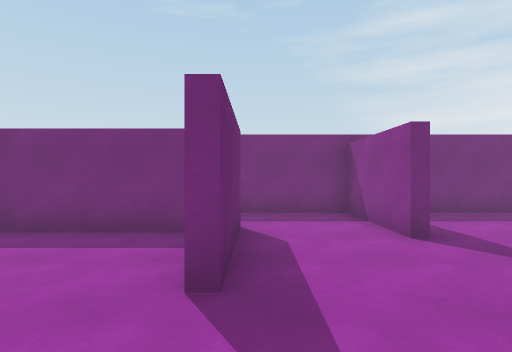
[1] (above)

21 first-person views from a walk through a 3-D level made in the Unity game engine. The camera is 1.4 m above the floor, looks level and sees 80° across. The floor is counted in squares, 1.51 m on a side. Each view is taken from the middle of a square. On the plan, view 1 faces up. The plan holds only what a view shows up to about 12 squares ahead; the rest is blank. The place goes on beyond the plan. The player is left out. Some animated figures are left out.

[2]
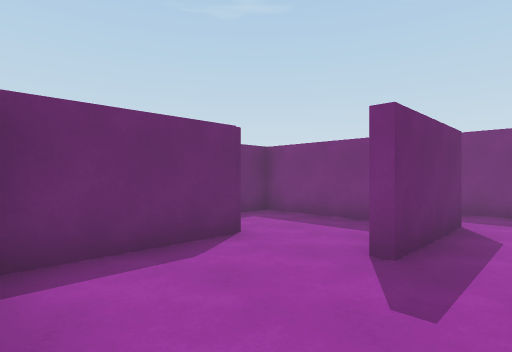

[3]
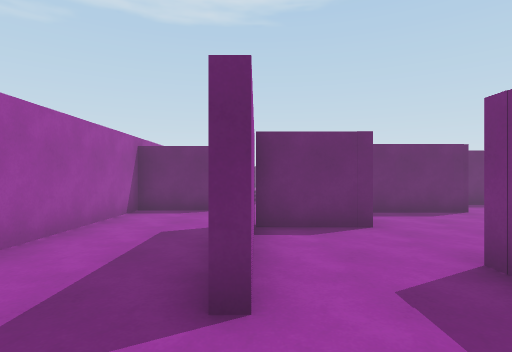

[4]
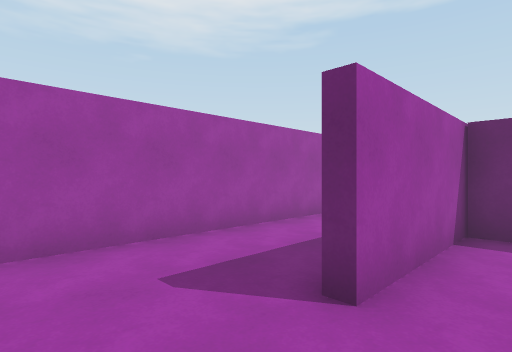

[5]
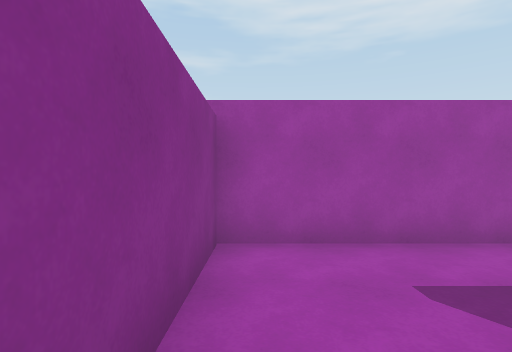

[6]
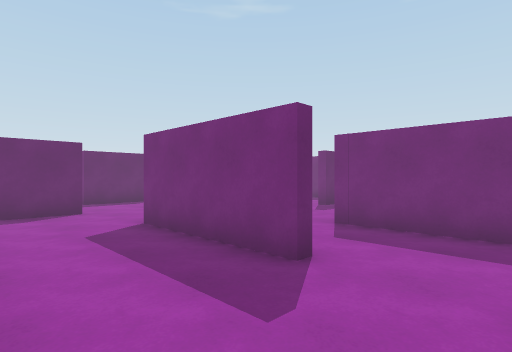

[7]
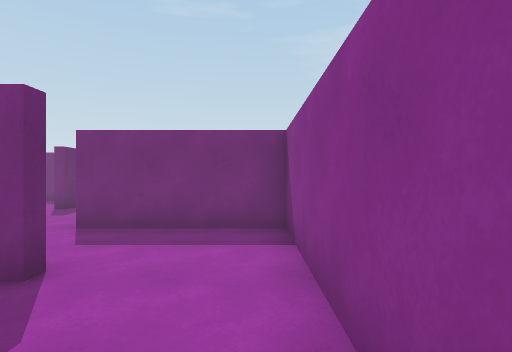

[8]
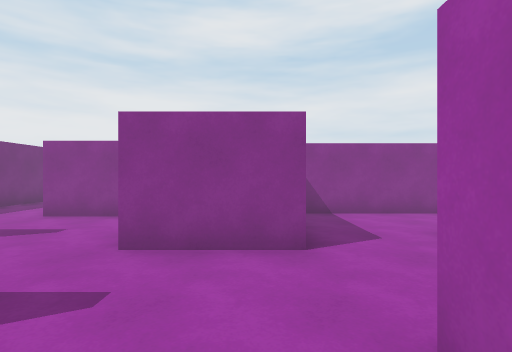

[9]
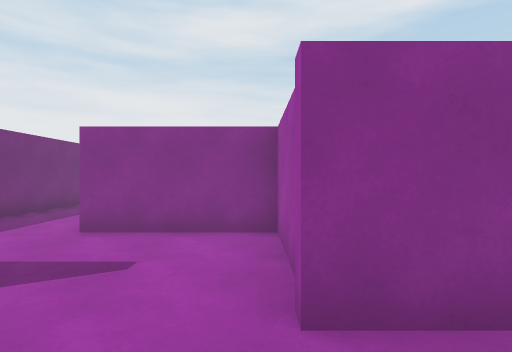

[10]
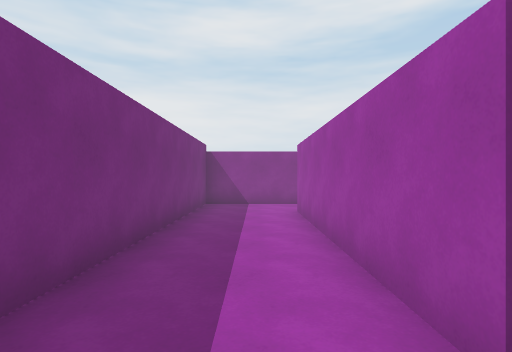

[11]
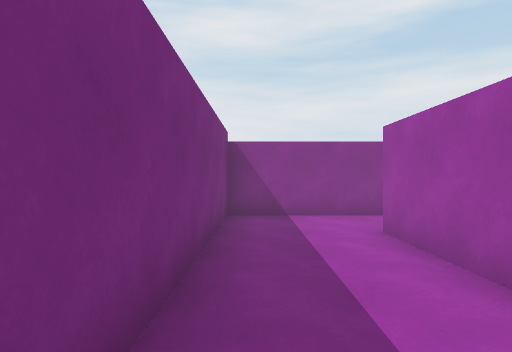

[12]
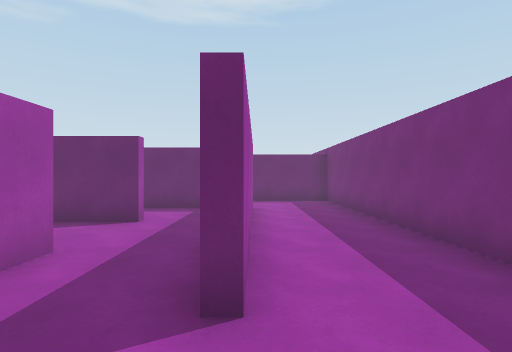

[13]
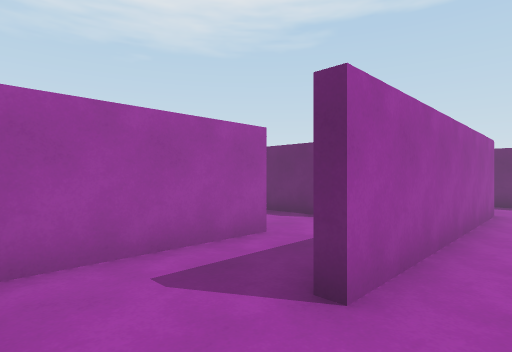

[14]
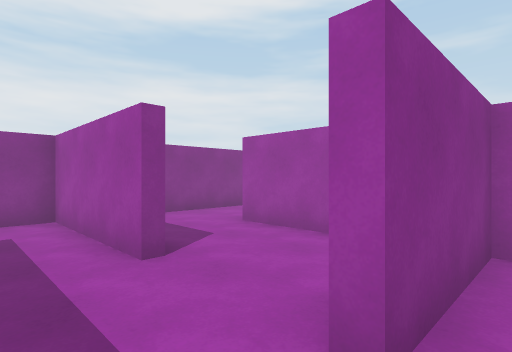

[15]
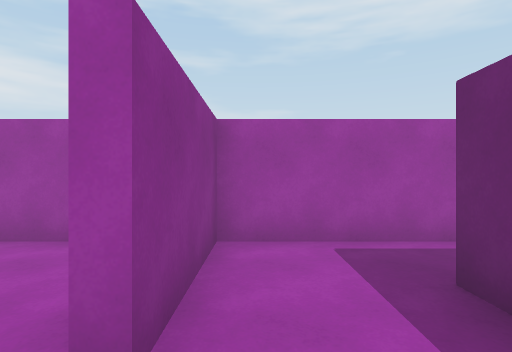

[16]
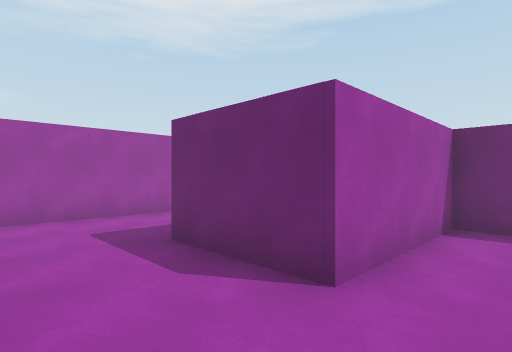

[17]
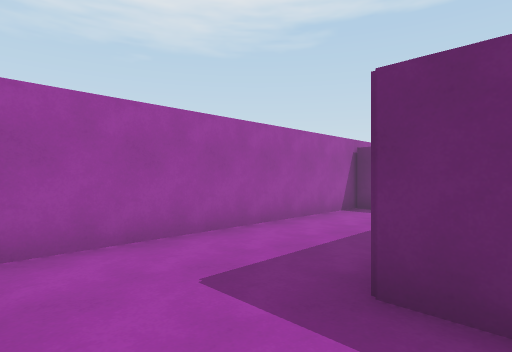

[18]
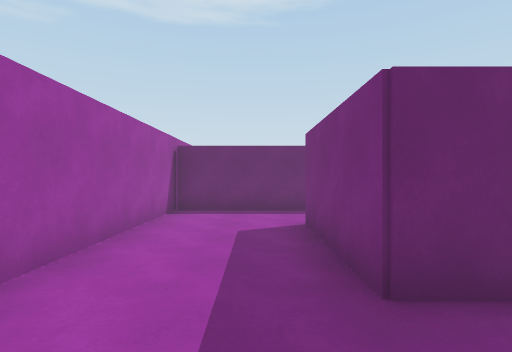

[19]
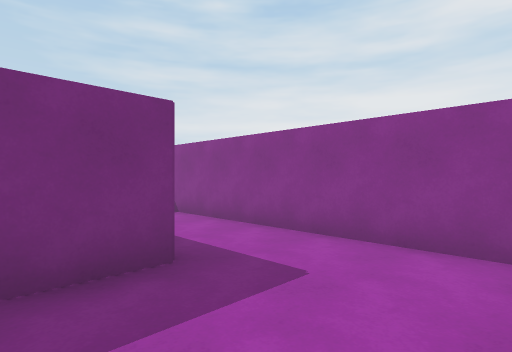

[20]
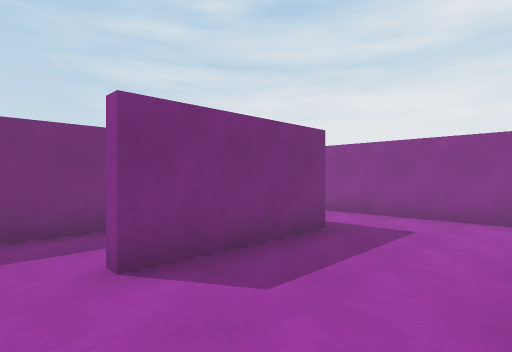

[21]
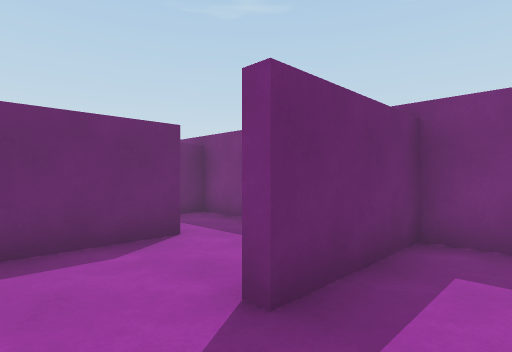

### Floor plan
Points are (right, up) in squares from view 1. A wall is a line through its corners. A room is listed if a view was taken in it or the views show most of it. See-through windows are left out.
Room 1 (views 1, 8, 9, 21)
walls: (-2.7, 2.5) (-2.7, -0.8); (-1, -0.9) (-0.5, -0.9); (1.8, -0.6) (1.8, 1.6) (5, 1.6) (5, 4.9); (-1.1, 5.2) (-4.8, 5.2) (-4.8, 3.8); (2.3, 4.5) (2.3, 5.5); (-0.3, 5.6) (-0.3, 2.4); (2.6, 5.5) (2.6, 4.5)
ways out: opening at (0.5, -1) to room 2; opening at (4, 5) to room 4; opening at (1.5, 5) to room 7
Room 2 (view 2)
walls: (-0.5, -0.9) (-0.5, -3) (1.5, -3)
ways out: opening at (0.5, -1) to room 1; opening at (2, -2) to room 3
Room 3 (views 3, 4, 5, 6, 7)
walls: (1.5, -3) (3, -3); (3, -3.3) (-0.9, -3.3); (-3.3, -3.6) (-3.3, -6.2) (6.1, -6.2); (5.5, -6.1) (5.5, -0.6) (1.8, -0.6)
ways out: opening at (2, -2) to room 2; opening at (-3, -2.5)
Room 4 (views 10, 11, 12, 13)
walls: (11.5, 2.5) (14.2, 2.5) (14.2, 7.7) (2.6, 7.7) (2.6, 5.5); (5, 4.9) (12, 4.9)
ways out: opening at (4, 5) to room 1; opening at (11, 3.5) to room 9
Room 5 (views 14, 15)
walls: (5.3, 3.5) (5.3, 2.6)
ways out: opening at (6.5, 1.5) to room 8; opening at (8, 3.5) to room 9
Room 6 (views 16, 17, 18, 19, 20)
walls: (14.2, -5.8) (14.2, 1.2); (10.5, -0.3) (11.7, -0.3) (11.7, -3) (8, -3); (6.1, -6.2) (13.8, -6.2); (5.8, -2.6) (5.8, -6.1)
ways out: opening at (11.5, 0.5) to room 10; opening at (7.5, -3)
Room 7 (no view inside)
walls: (2.3, 5.5) (2.3, 7.7) (-2.7, 7.7) (-2.7, 6.9)
ways out: opening at (1.5, 5) to room 1
Room 8 (no view inside)
walls: (5.3, 2.6) (5.3, 1.2); (7.6, -0.6) (7.6, 2.8); (4.1, -0.3) (7.6, -0.3)
ways out: opening at (6.5, 1.5) to room 5
Room 9 (no view inside)
walls: (10.3, 2.5) (11.5, 2.5)
ways out: opening at (11, 3.5) to room 4; opening at (8, 3.5) to room 5; opening at (9.5, 2) to room 10
Room 10 (no view inside)
walls: (10.3, 2.1) (10.3, 2.5); (7.8, 2.8) (7.8, -0.3) (10.5, -0.3)
ways out: opening at (11.5, 0.5) to room 6; opening at (9.5, 2) to room 9

Positions as (right, up) in squares from view 1, and headings:
1: (0, 0), facing up
2: (1, -1), facing up-left
3: (5, -3), facing left
4: (5, -2), facing down-left
5: (5, -2), facing down
6: (5, -6), facing up-left
7: (5, -6), facing up
8: (-2, 0), facing right
9: (0, 2), facing right
10: (4, 6), facing right
11: (7, 7), facing right
12: (14, 5), facing left
13: (14, 6), facing down-left
14: (7, 4), facing down-right
15: (7, 4), facing down
16: (14, 1), facing down-left
17: (14, -2), facing down-left
18: (14, -4), facing left
19: (10, -6), facing up-right
20: (7, -6), facing up-right
21: (4, 3), facing up-left
